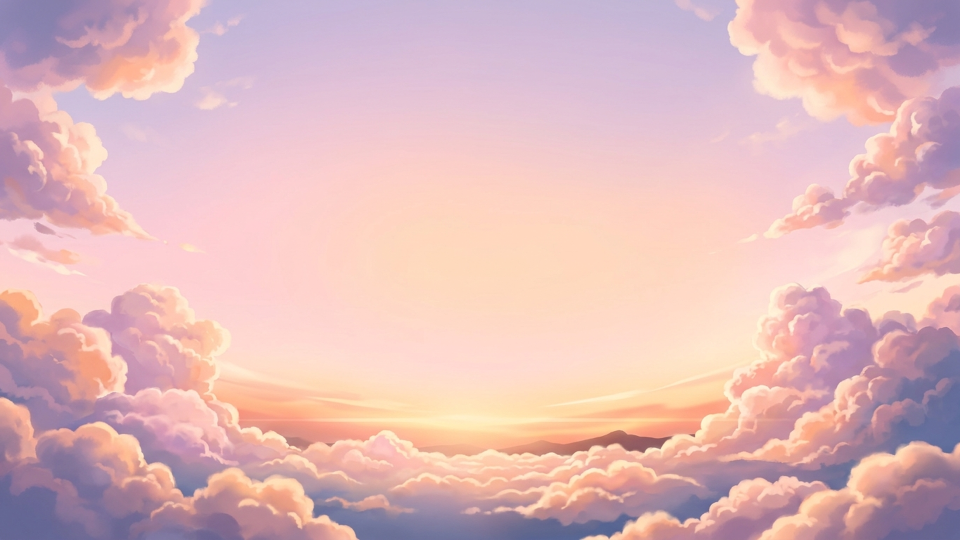
#> input picture stock_anime_bgs/01_makoto_shinkai_clouds.png, 1920 x 1080 px, given in place of solitary_desert_sunset_lonely_1793068061795.jpg, which was not available (shown at 1/2 size)
$ python process_vibe_character.py
#> lines starting #> are read from the running program, lines starting #| are printed output that depends on the picture
import os
import sys
import subprocess
from PIL import Image, ImageFilter

sys.stdout.reconfigure(encoding='utf-8')

base = "C:/Users/DELL/.gemini/antigravity/scratch/auto_lyric_video"
brain = "C:/Users/DELL/.gemini/antigravity/brain/fee49f33-6e4e-4c5b-ae69-9c38ad6288a6"
raw_jpg = os.path.join(brain, "solitary_desert_sunset_lonely_1793068061795.jpg")
stock_dir = os.path.join(base, "stock_anime_bgs")
song_dir = os.path.join(base, "songs", "15_Akon_Lonely")

# 1. Convert to 1920x1080 PNG
im = Image.open(raw_jpg).convert("RGB").resize((1920, 1080), Image.Resampling.LANCZOS)
#> im is the input picture: PIL image 1920x1080 RGB; mean R, G, B 224, 184.7, 186.6
sharp_png = os.path.join(stock_dir, "19_lonely_guy_desert_sunset_vibe.png")
im.save(sharp_png, "PNG")
print(f"Saved sharp artwork: {sharp_png}")

# 2. Prepare soft bokeh / blur version (radius=14) with subtle warm contrast scrim
im_blur = im.filter(ImageFilter.GaussianBlur(radius=14))
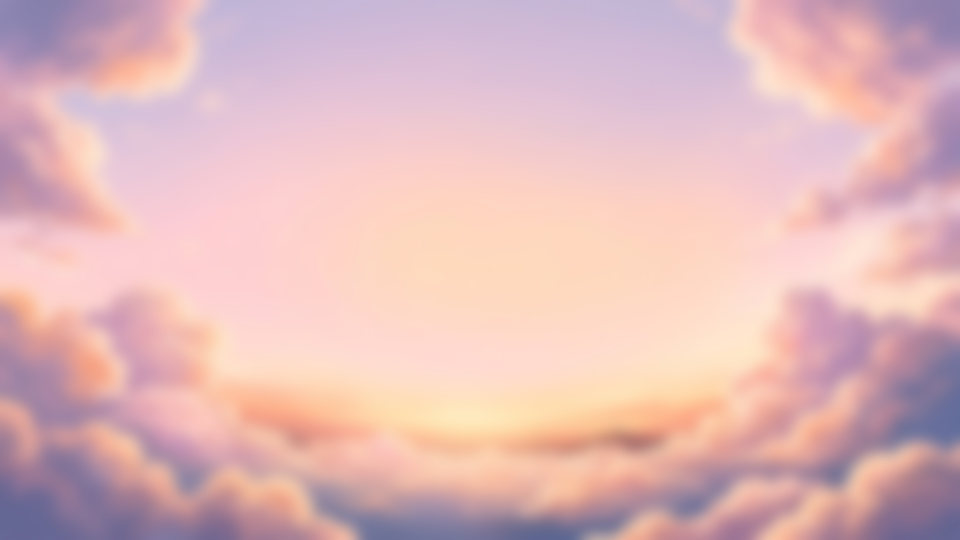
#> im_blur: PIL image 1920x1080 RGB (shown at 1/2 size); mean R, G, B 224, 184.7, 186.6
scrim = Image.new("RGB", (1920, 1080), (24, 12, 10))
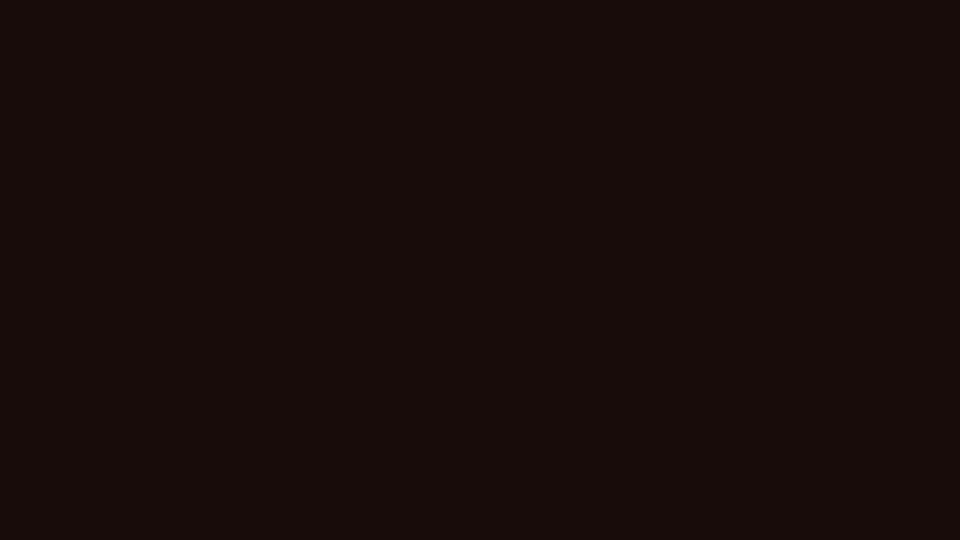
#> scrim: PIL image 1920x1080 RGB (shown at 1/2 size); mean R, G, B 24, 12, 10
bg_soft = Image.blend(im_blur, scrim, 0.08)
blurred_master = os.path.join(song_dir, "vibe_character_blurred_master.png")
bg_soft.save(blurred_master, "PNG")
print(f"Saved blurred master: {blurred_master}")

# 3. Render side-by-side comparison with Spotify 50/50 lyrics
ass_path = os.path.join(song_dir, "lyrics_spotify_rdr_orange.ass")
ass_escaped = ass_path.replace("\\", "/").replace(":", "\\\\:")
fonts_escaped = "C\\\\:/Users/DELL/.gemini/antigravity/scratch/auto_lyric_video/fonts"

# Render on Sharp background
out_sharp = os.path.join(brain, "vibe_concept_sharp_with_lyrics.png")
cmd1 = [
    "ffmpeg", "-y",
    "-loop", "1", "-t", "5", "-i", sharp_png,
    "-vf", f"subtitles={ass_escaped}:fontsdir={fonts_escaped}",
    "-ss", "00:00:15", "-vframes", "1",
    out_sharp
]
subprocess.run(cmd1, check=True)
#> (this line was passed over: subprocess is not available in this run)
print(f"Rendered: {out_sharp}")

# Render on Soft-Blurred background (Frosted Depth of Field)
out_soft = os.path.join(brain, "vibe_concept_softblur_with_lyrics.png")
cmd2 = [
    "ffmpeg", "-y",
    "-loop", "1", "-t", "5", "-i", blurred_master,
    "-vf", f"subtitles={ass_escaped}:fontsdir={fonts_escaped}",
    "-ss", "00:00:15", "-vframes", "1",
    out_soft
]
subprocess.run(cmd2, check=True)
#> (this line was passed over: subprocess is not available in this run)
print(f"Rendered: {out_soft}")

# Also render Title card on the new artwork
out_title = os.path.join(brain, "vibe_concept_title.png")
cmd3 = [
    "ffmpeg", "-y",
    "-loop", "1", "-t", "5", "-i", sharp_png,
    "-vf", f"subtitles={ass_escaped}:fontsdir={fonts_escaped}",
    "-ss", "00:00:05", "-vframes", "1",
    out_title
]
subprocess.run(cmd3, check=True)
#> (this line was passed over: subprocess is not available in this run)
print(f"Rendered: {out_title}")

print("All concept preview frames successfully generated!")
